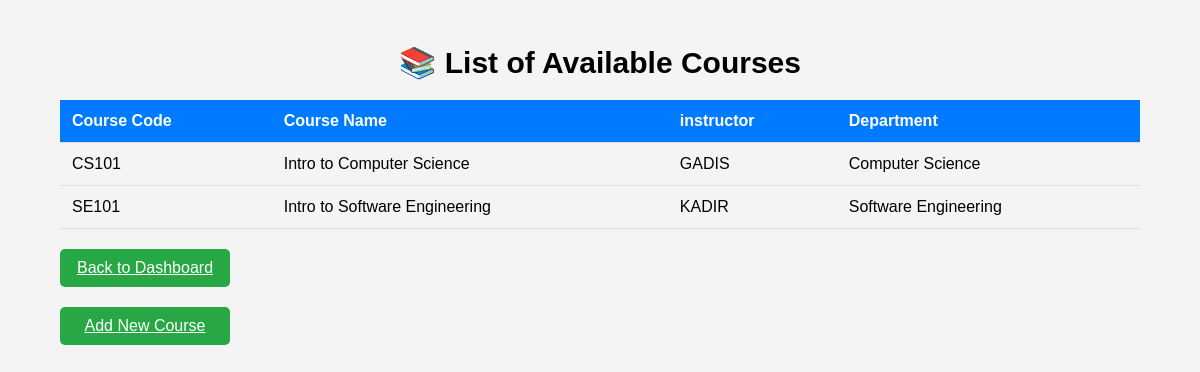
Screenshot of /view_coure.php with the database file from the repository.
### tables this page shows
CREATE TABLE courses (
    id INT AUTO_INCREMENT PRIMARY KEY,
    course_code VARCHAR(20) NOT NULL,
    course_name VARCHAR(100) NOT NULL,
    instructor VARCHAR(100) NOT NULL,
    department VARCHAR(100) NOT NULL
);

### view_coure.php (the view, shortened to what this page needs)
<?php
include('config.php');
try {
    $query = "SELECT id, course_code, course_name, instructor,department FROM courses";
    $stmt = $conn->prepare($query);
    $stmt->execute();
    $result = $stmt->get_result();
} catch (Exception $e) {
    error_log("Database error: " . $e->getMessage());
    echo '<h1>System Maintenance</h1><p>Please try again later. Error: ' . $e->getMessage() . '</p>';
    exit();
}
?>
<!DOCTYPE html>
<html lang="en">
<head>
    <link rel="stylesheet" href="cour.css">
</head>
<body>
    <div class="container">
        <h2>📚 List of Available Courses</h2>
        <?php if ($result->num_rows == 0): ?>
            <p>No courses available at the moment. Please check back later.</p>
        <?php else: ?>
            <table class="course-table">
                <thead>
                    <tr>
                        <th>Course Code</th>
                        <th>Course Name</th>
                        <th>instructor</th>
                        <th>Department</th>
                    </tr>
                </thead>
                <tbody>
                    <?php while ($row = $result->fetch_assoc()) { ?>
                        <tr>
                            <td><?php echo htmlspecialchars($row['course_code'], ENT_QUOTES); ?></td>
                            <td><?php echo htmlspecialchars($row['course_name'], ENT_QUOTES); ?></td>
                            <td><?php echo htmlspecialchars($row['instructor'], ENT_QUOTES); ?></td>
                            <td><?php echo htmlspecialchars($row['department'], ENT_QUOTES); ?></td>
                        </tr>
                    <?php } ?>
                </tbody>
            </table>
        <?php endif; ?>
        <a href="dashboard.php" class="btn-back">Back to Dashboard</a>
        <a href="add_course.php" class="btn-add-course">Add New Course</a>
    </div>
</body>
</html>

### cour.css (style rules this page uses)
body { font-family: Arial, sans-serif; background-color: #f4f4f4; margin: 0; padding: 0; }
.container { width: 90%; margin: 0 auto; padding-top: 20px; }
h2 { text-align: center; font-size: 30px; margin-bottom: 20px; }
.course-table { width: 100%; border-collapse: collapse; margin-top: 20px; }
.course-table th, .course-table td { padding: 12px; text-align: left; border-bottom: 1px solid #ddd; }
.course-table th { background-color: #007bff; color: white; }
.btn-back, .btn-add-course { display: block; width: 150px; padding: 10px; background-color: #28a745; color: white; border: none; border-radius: 5px; font-size: 16px; text-align: center; margin-top: 20px; cursor: pointer; }

### rows the page displays
courses: course_code "CS101", course_name "Intro to Computer Science", instructor "GADIS", department "Computer Science"
courses: course_code "SE101", course_name "Intro to Software Engineering", instructor "KADIR", department "Software Engineering"
